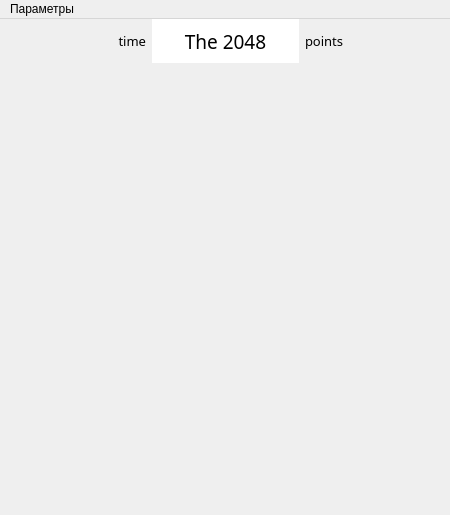
<?xml version="1.0" encoding="UTF-8"?>
<ui version="4.0">
 <class>MainWindow</class>
 <widget class="QMainWindow" name="MainWindow">
  <property name="geometry">
   <rect>
    <x>0</x>
    <y>0</y>
    <width>450</width>
    <height>515</height>
   </rect>
  </property>
  <property name="windowTitle">
   <string>THE 2048</string>
  </property>
  <widget class="QWidget" name="centralwidget">
   <widget class="QWidget" name="horizontalLayoutWidget">
    <property name="geometry">
     <rect>
      <x>0</x>
      <y>0</y>
      <width>451</width>
      <height>44</height>
     </rect>
    </property>
    <layout class="QHBoxLayout" name="horizontalLayout">
     <item>
      <widget class="QLabel" name="label">
       <property name="font">
        <font>
         <family>Sitka Text</family>
         <pointsize>10</pointsize>
        </font>
       </property>
       <property name="text">
        <string>time</string>
       </property>
       <property name="alignment">
        <set>Qt::AlignRight|Qt::AlignTrailing|Qt::AlignVCenter</set>
       </property>
      </widget>
     </item>
     <item>
      <widget class="QLabel" name="label_3">
       <property name="font">
        <font>
         <family>Sitka Text</family>
         <pointsize>14</pointsize>
        </font>
       </property>
       <property name="styleSheet">
        <string notr="true">background-color: rgb(255, 255, 255);
</string>
       </property>
       <property name="text">
        <string>The 2048</string>
       </property>
       <property name="alignment">
        <set>Qt::AlignCenter</set>
       </property>
      </widget>
     </item>
     <item>
      <widget class="QLabel" name="label_2">
       <property name="font">
        <font>
         <family>Sitka Text</family>
         <pointsize>10</pointsize>
        </font>
       </property>
       <property name="text">
        <string>points</string>
       </property>
      </widget>
     </item>
    </layout>
   </widget>
  </widget>
  <widget class="QMenuBar" name="menubar">
   <property name="geometry">
    <rect>
     <x>0</x>
     <y>0</y>
     <width>450</width>
     <height>26</height>
    </rect>
   </property>
   <widget class="QMenu" name="menu">
    <property name="title">
     <string>Параметры</string>
    </property>
    <widget class="QMenu" name="menu_2">
     <property name="title">
      <string>Кол-во клеток</string>
     </property>
     <addaction name="separator"/>
     <addaction name="action3_3"/>
     <addaction name="action4_4"/>
     <addaction name="action5_5"/>
     <addaction name="action6_6"/>
     <addaction name="action7_7"/>
     <addaction name="action8_8"/>
    </widget>
    <addaction name="menu_2"/>
    <addaction name="action_reset_record"/>
    <addaction name="action"/>
   </widget>
   <addaction name="menu"/>
  </widget>
  <action name="action3_3">
   <property name="text">
    <string>3 х 3</string>
   </property>
  </action>
  <action name="action4_4">
   <property name="text">
    <string>4 х 4</string>
   </property>
  </action>
  <action name="action5_5">
   <property name="text">
    <string>5 х 5</string>
   </property>
  </action>
  <action name="action6_6">
   <property name="text">
    <string>6 х 6</string>
   </property>
  </action>
  <action name="action7_7">
   <property name="text">
    <string>7 х 7</string>
   </property>
  </action>
  <action name="action8_8">
   <property name="text">
    <string>8 х 8</string>
   </property>
  </action>
  <action name="action_reset_record">
   <property name="text">
    <string>Обнулить рекорд</string>
   </property>
  </action>
  <action name="action">
   <property name="text">
    <string>Начать заново</string>
   </property>
  </action>
 </widget>
 <resources/>
 <connections/>
</ui>
